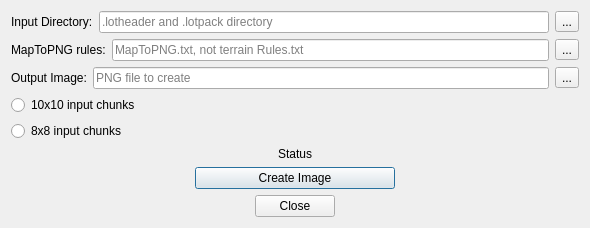
<?xml version="1.0" encoding="UTF-8"?>
<ui version="4.0">
 <class>InGameMapImageDialog</class>
 <widget class="QDialog" name="InGameMapImageDialog">
  <property name="geometry">
   <rect>
    <x>0</x>
    <y>0</y>
    <width>552</width>
    <height>150</height>
   </rect>
  </property>
  <property name="windowTitle">
   <string>Create World Image</string>
  </property>
  <layout class="QGridLayout" name="gridLayout">
   <item row="7" column="0">
    <layout class="QHBoxLayout" name="horizontalLayout_3">
     <item>
      <spacer name="horizontalSpacer">
       <property name="orientation">
        <enum>Qt::Horizontal</enum>
       </property>
       <property name="sizeHint" stdset="0">
        <size>
         <width>40</width>
         <height>20</height>
        </size>
       </property>
      </spacer>
     </item>
     <item>
      <widget class="QPushButton" name="buttonCreateImage">
       <property name="minimumSize">
        <size>
         <width>200</width>
         <height>0</height>
        </size>
       </property>
       <property name="text">
        <string>Create Image</string>
       </property>
      </widget>
     </item>
     <item>
      <spacer name="horizontalSpacer_2">
       <property name="orientation">
        <enum>Qt::Horizontal</enum>
       </property>
       <property name="sizeHint" stdset="0">
        <size>
         <width>40</width>
         <height>20</height>
        </size>
       </property>
      </spacer>
     </item>
    </layout>
   </item>
   <item row="1" column="0">
    <layout class="QHBoxLayout" name="horizontalLayout_4">
     <item>
      <widget class="QLabel" name="label_3">
       <property name="text">
        <string>MapToPNG rules:</string>
       </property>
      </widget>
     </item>
     <item>
      <widget class="QLineEdit" name="rulesFilePath">
       <property name="placeholderText">
        <string>MapToPNG.txt, not terrain Rules.txt</string>
       </property>
      </widget>
     </item>
     <item>
      <widget class="QToolButton" name="buttonBrowseRules">
       <property name="text">
        <string>...</string>
       </property>
      </widget>
     </item>
    </layout>
   </item>
   <item row="0" column="0">
    <layout class="QHBoxLayout" name="horizontalLayout_2">
     <item>
      <widget class="QLabel" name="label_2">
       <property name="text">
        <string>Input Directory:</string>
       </property>
      </widget>
     </item>
     <item>
      <widget class="QLineEdit" name="inputMapPath">
       <property name="minimumSize">
        <size>
         <width>450</width>
         <height>0</height>
        </size>
       </property>
       <property name="placeholderText">
        <string>.lotheader and .lotpack directory</string>
       </property>
      </widget>
     </item>
     <item>
      <widget class="QToolButton" name="buttonBrowseMap">
       <property name="text">
        <string>...</string>
       </property>
      </widget>
     </item>
    </layout>
   </item>
   <item row="4" column="0">
    <widget class="QRadioButton" name="radioButton300">
     <property name="text">
      <string>10x10 input chunks</string>
     </property>
     <attribute name="buttonGroup">
      <string notr="true">buttonGroup</string>
     </attribute>
    </widget>
   </item>
   <item row="5" column="0">
    <widget class="QRadioButton" name="radioButton256">
     <property name="text">
      <string>8x8 input chunks</string>
     </property>
     <attribute name="buttonGroup">
      <string notr="true">buttonGroup</string>
     </attribute>
    </widget>
   </item>
   <item row="2" column="0">
    <layout class="QHBoxLayout" name="horizontalLayout">
     <item>
      <widget class="QLabel" name="label">
       <property name="text">
        <string>Output Image:</string>
       </property>
      </widget>
     </item>
     <item>
      <widget class="QLineEdit" name="outputImagePath">
       <property name="placeholderText">
        <string>PNG file to create</string>
       </property>
      </widget>
     </item>
     <item>
      <widget class="QToolButton" name="buttonBrowseImage">
       <property name="text">
        <string>...</string>
       </property>
      </widget>
     </item>
    </layout>
   </item>
   <item row="6" column="0">
    <widget class="QLabel" name="statusLabel">
     <property name="text">
      <string>Status</string>
     </property>
     <property name="alignment">
      <set>Qt::AlignCenter</set>
     </property>
    </widget>
   </item>
   <item row="8" column="0">
    <layout class="QHBoxLayout" name="horizontalLayout_5">
     <item>
      <spacer name="horizontalSpacer_3">
       <property name="orientation">
        <enum>Qt::Horizontal</enum>
       </property>
       <property name="sizeHint" stdset="0">
        <size>
         <width>40</width>
         <height>20</height>
        </size>
       </property>
      </spacer>
     </item>
     <item>
      <widget class="QPushButton" name="buttonClose">
       <property name="text">
        <string>Close</string>
       </property>
      </widget>
     </item>
     <item>
      <spacer name="horizontalSpacer_4">
       <property name="orientation">
        <enum>Qt::Horizontal</enum>
       </property>
       <property name="sizeHint" stdset="0">
        <size>
         <width>40</width>
         <height>20</height>
        </size>
       </property>
      </spacer>
     </item>
    </layout>
   </item>
  </layout>
 </widget>
 <resources/>
 <connections/>
 <buttongroups>
  <buttongroup name="buttonGroup"/>
 </buttongroups>
</ui>
